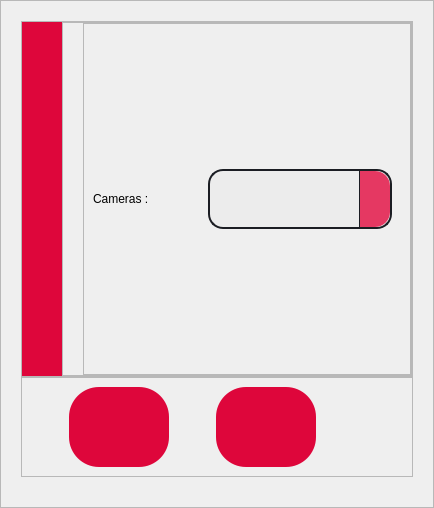
               <widget class="QWidget" name="objectDetection_page">
                <layout class="QVBoxLayout" name="verticalLayout_56">
                 <property name="spacing">
                  <number>0</number>
                 </property>
                 <property name="leftMargin">
                  <number>0</number>
                 </property>
                 <property name="topMargin">
                  <number>0</number>
                 </property>
                 <property name="rightMargin">
                  <number>0</number>
                 </property>
                 <property name="bottomMargin">
                  <number>0</number>
                 </property>
                 <item>
                  <widget class="QFrame" name="frame">
                   <property name="frameShape">
                    <enum>QFrame::StyledPanel</enum>
                   </property>
                   <property name="frameShadow">
                    <enum>QFrame::Raised</enum>
                   </property>
                   <layout class="QVBoxLayout" name="verticalLayout_57">
                    <property name="spacing">
                     <number>0</number>
                    </property>
                    <property name="leftMargin">
                     <number>20</number>
                    </property>
                    <property name="topMargin">
                     <number>20</number>
                    </property>
                    <property name="rightMargin">
                     <number>20</number>
                    </property>
                    <property name="bottomMargin">
                     <number>30</number>
                    </property>
                    <item>
                     <widget class="QFrame" name="frame_OBJ">
                      <property name="frameShape">
                       <enum>QFrame::StyledPanel</enum>
                      </property>
                      <property name="frameShadow">
                       <enum>QFrame::Raised</enum>
                      </property>
                      <layout class="QHBoxLayout" name="horizontalLayout_21">
                       <property name="spacing">
                        <number>0</number>
                       </property>
                       <property name="leftMargin">
                        <number>0</number>
                       </property>
                       <property name="topMargin">
                        <number>0</number>
                       </property>
                       <property name="rightMargin">
                        <number>0</number>
                       </property>
                       <property name="bottomMargin">
                        <number>0</number>
                       </property>
                       <item>
                        <widget class="QFrame" name="frame_OD">
                         <property name="styleSheet">
                          <string notr="true">background-color:rgb(222, 6, 59);
border-radius:40px;</string>
                         </property>
                         <property name="frameShape">
                          <enum>QFrame::StyledPanel</enum>
                         </property>
                         <property name="frameShadow">
                          <enum>QFrame::Raised</enum>
                         </property>
                         <layout class="QVBoxLayout" name="verticalLayout_59">
                          <property name="spacing">
                           <number>0</number>
                          </property>
                          <property name="leftMargin">
                           <number>20</number>
                          </property>
                          <property name="topMargin">
                           <number>20</number>
                          </property>
                          <property name="rightMargin">
                           <number>20</number>
                          </property>
                          <property name="bottomMargin">
                           <number>20</number>
                          </property>
                          <item>
                           <widget class="QFrame" name="frame_65">
                            <property name="styleSheet">
                             <string notr="true">background-color: rgb(255, 255, 255);
border-radius:00px;</string>
                            </property>
                            <property name="frameShape">
                             <enum>QFrame::StyledPanel</enum>
                            </property>
                            <property name="frameShadow">
                             <enum>QFrame::Raised</enum>
                            </property>
                            <layout class="QVBoxLayout" name="verticalLayout_60">
                             <property name="spacing">
                              <number>0</number>
                             </property>
                             <property name="leftMargin">
                              <number>0</number>
                             </property>
                             <property name="topMargin">
                              <number>0</number>
                             </property>
                             <property name="rightMargin">
                              <number>0</number>
                             </property>
                             <property name="bottomMargin">
                              <number>0</number>
                             </property>
                             <item alignment="Qt::AlignHCenter|Qt::AlignVCenter">
                              <widget class="QLabel" name="detection_Object_label">
                               <property name="styleSheet">
                                <string notr="true">padding:0px;
margin:0px;</string>
                               </property>
                               <property name="text">
                                <string>&lt;html&gt;&lt;head/&gt;&lt;body&gt;&lt;p align=&quot;center&quot;&gt;&lt;br/&gt;&lt;/p&gt;&lt;/body&gt;&lt;/html&gt;</string>
                               </property>
                              </widget>
                             </item>
                            </layout>
                           </widget>
                          </item>
                         </layout>
                        </widget>
                       </item>
                       <item>
                        <widget class="QFrame" name="frame_OBJ_bg">
                         <property name="minimumSize">
                          <size>
                           <width>350</width>
                           <height>0</height>
                          </size>
                         </property>
                         <property name="maximumSize">
                          <size>
                           <width>350</width>
                           <height>16777215</height>
                          </size>
                         </property>
                         <property name="frameShape">
                          <enum>QFrame::StyledPanel</enum>
                         </property>
                         <property name="frameShadow">
                          <enum>QFrame::Raised</enum>
                         </property>
                         <layout class="QVBoxLayout" name="verticalLayout_62">
                          <property name="spacing">
                           <number>0</number>
                          </property>
                          <property name="leftMargin">
                           <number>20</number>
                          </property>
                          <property name="topMargin">
                           <number>0</number>
                          </property>
                          <property name="rightMargin">
                           <number>0</number>
                          </property>
                          <property name="bottomMargin">
                           <number>0</number>
                          </property>
                          <item>
                           <widget class="QFrame" name="frame_69">
                            <property name="styleSheet">
                             <string notr="true">QFrame{
border-left:2px solid rgb(236, 236, 236);;
}</string>
                            </property>
                            <property name="frameShape">
                             <enum>QFrame::StyledPanel</enum>
                            </property>
                            <property name="frameShadow">
                             <enum>QFrame::Raised</enum>
                            </property>
                            <layout class="QVBoxLayout" name="verticalLayout_63">
                             <property name="spacing">
                              <number>0</number>
                             </property>
                             <property name="leftMargin">
                              <number>0</number>
                             </property>
                             <property name="topMargin">
                              <number>0</number>
                             </property>
                             <property name="rightMargin">
                              <number>0</number>
                             </property>
                             <property name="bottomMargin">
                              <number>0</number>
                             </property>
                             <item>
                              <widget class="QFrame" name="frame_67">
                               <property name="minimumSize">
                                <size>
                                 <width>0</width>
                                 <height>350</height>
                                </size>
                               </property>
                               <property name="maximumSize">
                                <size>
                                 <width>16777215</width>
                                 <height>350</height>
                                </size>
                               </property>
                               <property name="styleSheet">
                                <string notr="true">border:none;</string>
                               </property>
                               <property name="frameShape">
                                <enum>QFrame::StyledPanel</enum>
                               </property>
                               <property name="frameShadow">
                                <enum>QFrame::Raised</enum>
                               </property>
                               <layout class="QHBoxLayout" name="horizontalLayout_23">
                                <item>
                                 <widget class="QLabel" name="label_10">
                                  <property name="minimumSize">
                                   <size>
                                    <width>100</width>
                                    <height>0</height>
                                   </size>
                                  </property>
                                  <property name="maximumSize">
                                   <size>
                                    <width>100</width>
                                    <height>16777215</height>
                                   </size>
                                  </property>
                                  <property name="styleSheet">
                                   <string notr="true">

font: 63 10pt &quot;Open Sans Semibold&quot;;

</string>
                                  </property>
                                  <property name="text">
                                   <string>Cameras :</string>
                                  </property>
                                 </widget>
                                </item>
                                <item>
                                 <widget class="QFrame" name="frame_68">
                                  <property name="frameShape">
                                   <enum>QFrame::StyledPanel</enum>
                                  </property>
                                  <property name="frameShadow">
                                   <enum>QFrame::Raised</enum>
                                  </property>
                                  <layout class="QVBoxLayout" name="verticalLayout_61">
                                   <item>
                                    <widget class="QComboBox" name="comboBox_camera_obj">
                                     <property name="minimumSize">
                                      <size>
                                       <width>0</width>
                                       <height>60</height>
                                      </size>
                                     </property>
                                     <property name="maximumSize">
                                      <size>
                                       <width>16777215</width>
                                       <height>60</height>
                                      </size>
                                     </property>
                                     <property name="styleSheet">
                                      <string notr="true">
QComboBox {
color: rgb(0, 0, 0);
font: 63 13pt &quot;Open Sans Semibold&quot;;
background-color: rgb(236, 236, 236);
border-radius: 15px;
border: 2px solid rgb(27, 29, 35);
padding-left: 10px;
}
QComboBox:hover {
color: rgb(69, 69, 69);
	background-color: rgb(255, 255, 255);
font: 63 14pt &quot;Open Sans Semibold&quot;;
border: 2px solid #e53862;
}
QComboBox:focus {
background-color: rgb(236, 236, 236);
color: rgb(0, 0, 0);
font: 63 15pt &quot;Open Sans Semibold&quot;;
	border: 2px solid #e85176;
}
QComboBox QAbstractItemView

{
background-color: rgb(236, 236, 236);
    border-radius: 15px;
	border: 2px solid rgb(27, 29, 35);
    color: black;
    selection-background-color:#e53862;
}
QComboBox::drop-down
{
color: rgb(0, 0, 0);
font: 63 13pt &quot;Open Sans Semibold&quot;;
background-color: #e53862;
width:30px;
border-left: 1px solid rgb(27, 29, 35);
border-top-right-radius:15px;
border-bottom-right-radius:15px;
 }
QScrollBar:horizontal {
    border: none;
    background-color: rgb(230, 233, 237);
    height: 20px;
    margin: 0px 20px 0 20px;
	border-radius: 0px;
}
QScrollBar::handle:horizontal {
    
	background-color: rgb(184, 186, 190);
    min-width: 20px;
	border-radius: 0px
}
QScrollBar::handle:horizontal:hover {
   
	background-color: rgb(138, 140, 142);
}
QScrollBar::add-line:horizontal {
    border: none;
    background-color: rgb(207, 210, 213);
    width: 20px;
	border-top-right-radius: 10px;
    border-bottom-right-radius: 10px;
    subcontrol-position: right;
    subcontrol-origin: margin;
}
QScrollBar::sub-line:horizontal {
    border: none;
   background-color: rgb(207, 210, 213);
    width: 20px;
	border-top-left-radius: 10px;
    border-bottom-left-radius: 10px;
    subcontrol-position: left;
    subcontrol-origin: margin;
}
QScrollBar::up-arrow:horizontal, QScrollBar::down-arrow:horizontal
{
     background: none;
}
QScrollBar::add-page:horizontal, QScrollBar::sub-page:horizontal
{
     background: none;
}
 QScrollBar:vertical {
	border: none;
   background-color: rgb(230, 233, 237);
    width: 20px;
    margin: 20px 0 20px 0;
	border-radius: 0px;
 }
 QScrollBar::handle:vertical {	
	
	background-color: rgb(184, 186, 190);
    min-height: 20px;
	border-radius: 0px
 }
QScrollBar::handle:vertical:hover{	
	
	
	background-color: rgb(138, 140, 142);
    min-height: 20px;
	border-radius: 0px
 }
 QScrollBar::add-line:vertical {
     border: none;
     height: 20px;
	
	background-color: rgb(207, 210, 213);
	border-bottom-left-radius: 10px;
    border-bottom-right-radius: 10px;
     subcontrol-position: bottom;
     subcontrol-origin: margin;
 }
 QScrollBar::sub-line:vertical {
	border: none;
	background-color: rgb(207, 210, 213);
     height: 20px;
	border-top-left-radius: 10px;
    border-top-right-radius: 10px;
     subcontrol-position: top;
     subcontrol-origin: margin;
 }

 QScrollBar::up-arrow:vertical, QScrollBar::down-arrow:vertical {
     background: none;
 }

 QScrollBar::add-page:vertical, QScrollBar::sub-page:vertical {
     background: none;
 }
</string>
                                     </property>
                                    </widget>
                                   </item>
                                  </layout>
                                 </widget>
                                </item>
                               </layout>
                              </widget>
                             </item>
                            </layout>
                           </widget>
                          </item>
                         </layout>
                        </widget>
                       </item>
                      </layout>
                     </widget>
                    </item>
                    <item>
                     <widget class="QFrame" name="frame_50">
                      <property name="minimumSize">
                       <size>
                        <width>0</width>
                        <height>100</height>
                       </size>
                      </property>
                      <property name="maximumSize">
                       <size>
                        <width>16777215</width>
                        <height>100</height>
                       </size>
                      </property>
                      <property name="frameShape">
                       <enum>QFrame::StyledPanel</enum>
                      </property>
                      <property name="frameShadow">
                       <enum>QFrame::Raised</enum>
                      </property>
                      <layout class="QHBoxLayout" name="horizontalLayout_22">
                       <property name="spacing">
                        <number>0</number>
                       </property>
                       <property name="leftMargin">
                        <number>0</number>
                       </property>
                       <property name="topMargin">
                        <number>0</number>
                       </property>
                       <property name="rightMargin">
                        <number>0</number>
                       </property>
                       <property name="bottomMargin">
                        <number>0</number>
                       </property>
                       <item>
                        <widget class="QPushButton" name="btn_object_video_detect">
                         <property name="minimumSize">
                          <size>
                           <width>100</width>
                           <height>80</height>
                          </size>
                         </property>
                         <property name="maximumSize">
                          <size>
                           <width>100</width>
                           <height>80</height>
                          </size>
                         </property>
                         <property name="styleSheet">
                          <string notr="true">QPushButton {
color: rgb(255, 255, 255);
font: 63 12pt &quot;Open Sans Semibold&quot;;
border-radius: 0px;
background-color: rgb(222, 6, 59);
border:none;
border-radius:30px;

    }
QPushButton:hover{
background-color: #e53862;
}QPushButton:pressed{
font: 63 11pt &quot;Open Sans Semibold&quot;;
background-color:#e85176;
}

</string>
                         </property>
                         <property name="text">
                          <string/>
                         </property>
                         <property name="icon">
                          <iconset resource="app_icons.qrc">
                           <normaloff>:/shared/icons - Copy/video-camera.png</normaloff>:/shared/icons - Copy/video-camera.png</iconset>
                         </property>
                         <property name="iconSize">
                          <size>
                           <width>60</width>
                           <height>60</height>
                          </size>
                         </property>
                        </widget>
                       </item>
                       <item>
                        <widget class="QPushButton" name="btn_object_video_stop">
                         <property name="minimumSize">
                          <size>
                           <width>100</width>
                           <height>80</height>
                          </size>
                         </property>
                         <property name="maximumSize">
                          <size>
                           <width>100</width>
                           <height>80</height>
                          </size>
                         </property>
                         <property name="styleSheet">
                          <string notr="true">QPushButton {
color: rgb(255, 255, 255);
font: 63 12pt &quot;Open Sans Semibold&quot;;
border-radius: 0px;
background-color: rgb(222, 6, 59);
border:none;
border-radius:30px;

    }
QPushButton:hover{
background-color: #e53862;
}QPushButton:pressed{
font: 63 11pt &quot;Open Sans Semibold&quot;;
background-color:#e85176;
}

</string>
                         </property>
                         <property name="text">
                          <string/>
                         </property>
                         <property name="icon">
                          <iconset resource="app_icons.qrc">
                           <normaloff>:/shared/icons - Copy/arretez.png</normaloff>:/shared/icons - Copy/arretez.png</iconset>
                         </property>
                         <property name="iconSize">
                          <size>
                           <width>60</width>
                           <height>60</height>
                          </size>
                         </property>
                        </widget>
                       </item>
                       <item>
                        <widget class="QFrame" name="frame_66">
                         <property name="minimumSize">
                          <size>
                           <width>0</width>
                           <height>0</height>
                          </size>
                         </property>
                         <property name="maximumSize">
                          <size>
                           <width>0</width>
                           <height>16777215</height>
                          </size>
                         </property>
                         <property name="frameShape">
                          <enum>QFrame::StyledPanel</enum>
                         </property>
                         <property name="frameShadow">
                          <enum>QFrame::Raised</enum>
                         </property>
                        </widget>
                       </item>
                      </layout>
                     </widget>
                    </item>
                   </layout>
                  </widget>
                 </item>
                </layout>
               </widget>
